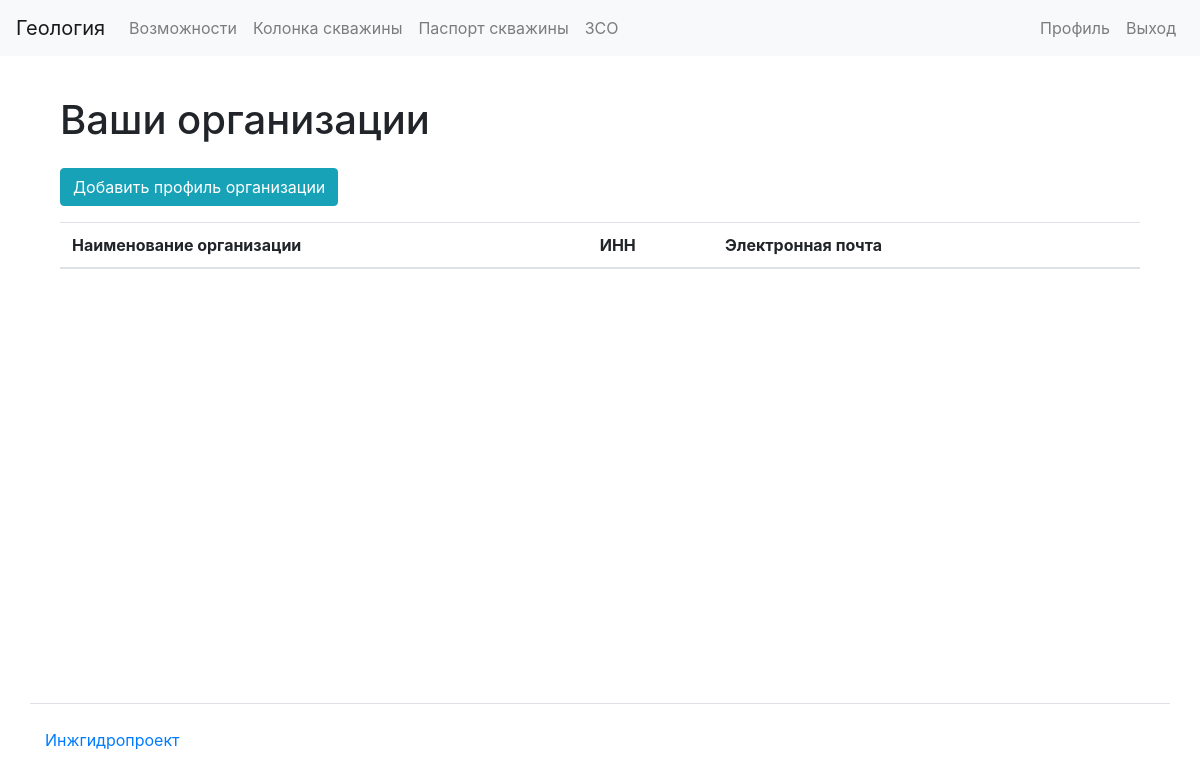
The page /organizations/my/ (signed in) on the database as committed earlier.
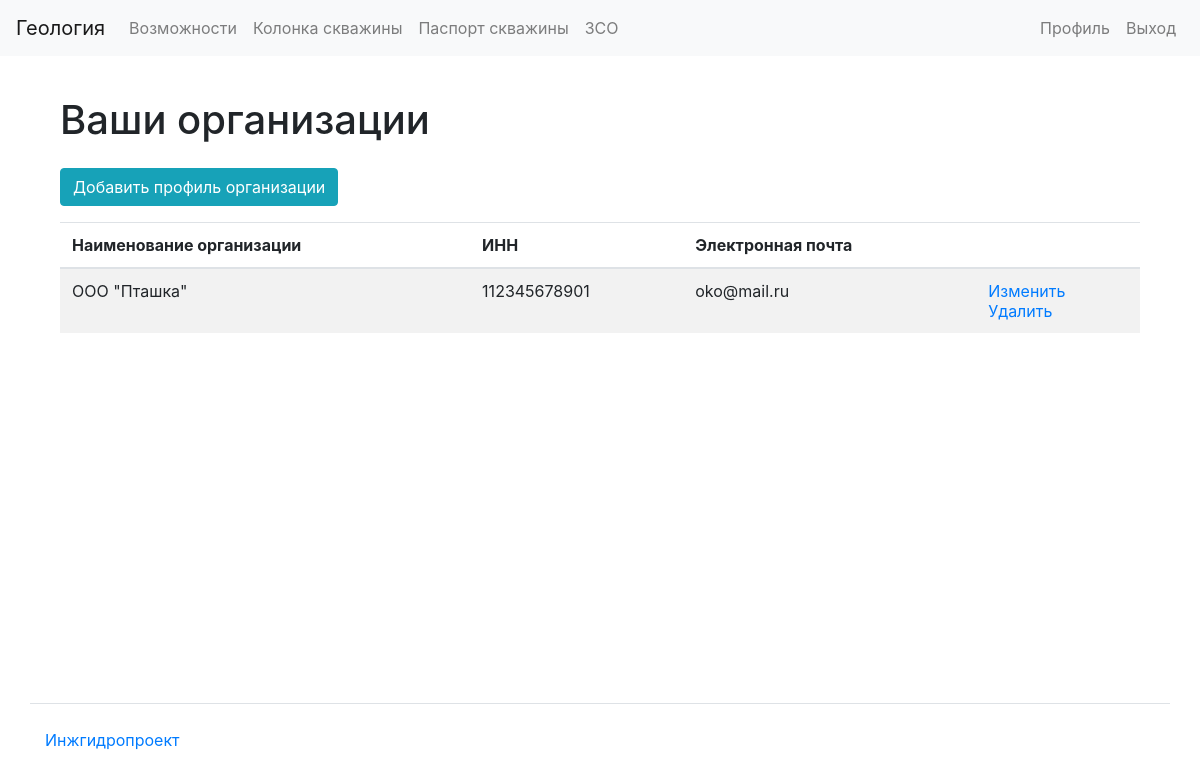
The same page on the database as committed later.
### apps/organizations/models.py (models this page shows, shortened)
class Organization(models.Model):
    user = models.ForeignKey(
        settings.AUTH_USER_MODEL, related_name="organizations", on_delete=models.CASCADE
    )
    org_name = models.CharField(max_length=100)
    inn = models.CharField(max_length=12)
    address = models.CharField(max_length=200)
    email = models.EmailField()
    phone = models.CharField(max_length=15)
    logo = models.ImageField(upload_to="logos/")

### apps/organizations/views.py (the view)
# urls.py: path("my/", views.MyOrganizationsView.as_view(), name="organizations_mine"),
@method_decorator(login_required, name="dispatch")
class MyOrganizationsView(TemplateView):
    template_name = "organizations/list.html"
    def get(self, request, *args, **kwargs):
        user_organizations = request.user.organizations.all()
        return render(
            request,
            template_name="organizations/list.html",
            context={"organizations": user_organizations, "title": "Organizations"},
        )

### templates/organizations/list.html
{% extends 'base.html' %}
{% load bootstrap4 %}
{% load i18n %}
{% block content %}
<div class="container wrapper flex-grow-1">
    <h1 class="my-4">
      {% translate "Ваши организации"%}
    </h1>
      <div class="form-group">
        <a href="{% url 'organization_create' %}" class="btn btn-info" role="button">{% translate "Добавить профиль организации"%}</a>
      </div>
<table class="table table-striped">
<thead>
  <tr>
    <th>{% translate "Наименование организации"%}</th>
    <th>{% translate "ИНН"%}</th>
    <th>{% translate "Электронная почта"%}</th>
    <th></th>
  </tr>
</thead>
<tbody>
  {% if organizations %}
{% for organization in organizations %}
    <tr>
      <td>{{ organization.org_name }}</td>
      <td>{{ organization.inn }}</td>
      <td>{{ organization.email }}</td>
      <td>
        <a href="{% url 'organization_update' organization.id %}">{% translate "Изменить"%}</a>
        <br>
        <a href="{% url 'organization_delete' organization.id %}">{% translate "Удалить"%}</a>
      </td>
    </tr>
{% endfor %}
{% endif %}
</tbody>
</table>
</div>
{% endblock %}

Rows that differ between the two databases and show on the page:
added Organization: org_name "ООО \"Пташка\"", inn "112345678901", email "oko@mail.ru"
